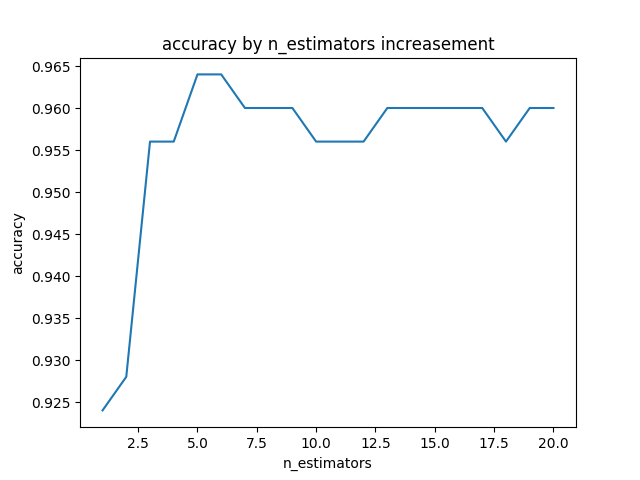

Reproduce this figure in Python.
# coding: UTF-8
# モジュールのインポート
import matplotlib.pyplot as plt
from sklearn.datasets import make_classification
from sklearn.ensemble import RandomForestClassifier
from sklearn.model_selection import train_test_split

# データの生成
X, y = make_classification(
    n_samples=1000, n_features=4, n_informative=3, n_redundant=0, random_state=42)
train_X, test_X, train_y, test_y = train_test_split(X, y, random_state=42)

# n_estimatorsの値の範囲(1から20)
n_estimators_list = [i for i in range(1, 21)]

# 正解率を格納するからリストを作成
accuracy = []

# for文内にコードを書いてください
# n_estimatorsを変えながらモデルを学習
for n_estimators in n_estimators_list:
    model = RandomForestClassifier(n_estimators=n_estimators, random_state=42)
    model.fit(train_X, train_y)
    accuracy.append(model.score(test_X, test_y))

# グラフのプロット
plt.plot(n_estimators_list, accuracy)
plt.title("accuracy by n_estimators increasement")
plt.xlabel("n_estimators")
plt.ylabel("accuracy")
plt.savefig("param_max_depth_random_forest.png")
